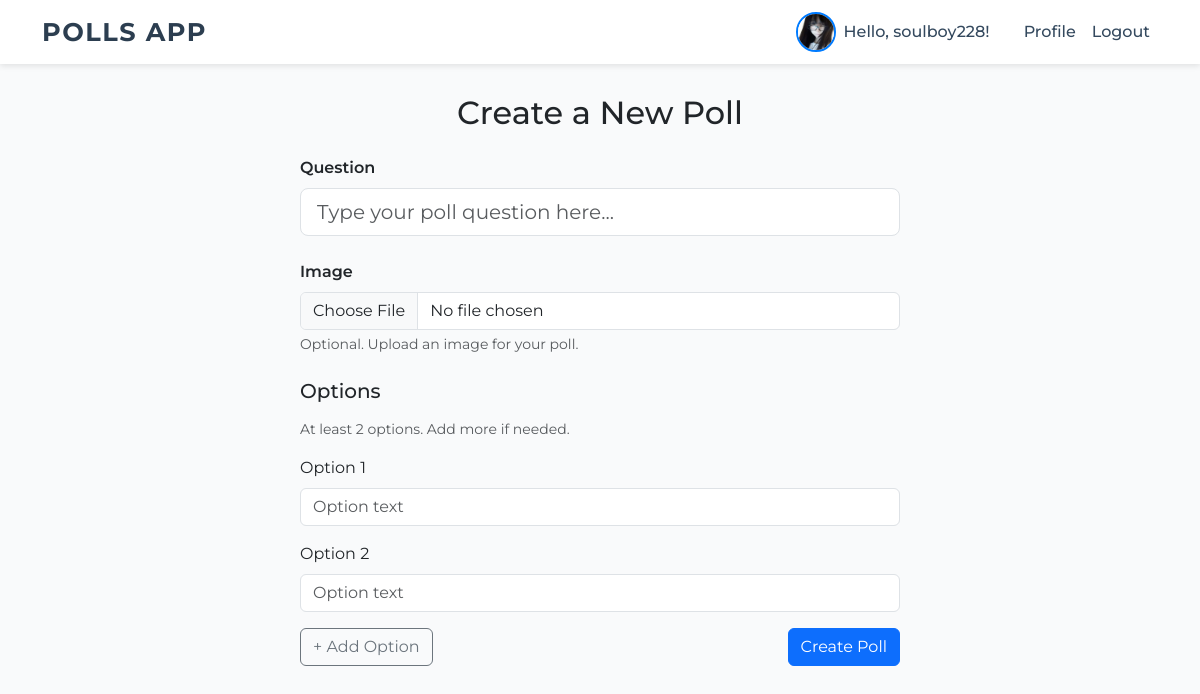
Page /create (signed in) on the committed database.
### app.py (models this page shows, shortened)
class User(UserMixin, db.Model):
    id = db.Column(db.Integer, primary_key=True)
    username = db.Column(db.String(150), unique=True, nullable=False)
    password_hash = db.Column(db.String(256), nullable=False)
    is_admin = db.Column(db.Boolean, default=False)
    avatar_filename = db.Column(db.String(300), nullable=True)
    votes = db.relationship('Vote', backref='user', lazy=True)

### app.py (the view, shortened to what this page needs)
@app.route('/create', methods=['GET', 'POST'])
@login_required
def create_poll():
    form = PollForm()
    if len(form.options) == 0:
        for _ in range(2):
            form.options.append_entry()
    return render_template('create_poll.html', form=form)

### app.py
class PollForm(FlaskForm):
    question = StringField('Question', validators=[DataRequired(), Length(max=500)])
    image = FileField('Image', validators=[FileAllowed(ALLOWED_EXTENSIONS, 'Images only!')])
    options = FieldList(StringField('Option', validators=[DataRequired(), Length(max=200)]), min_entries=2)
    submit = SubmitField('Create Poll')

### app.py (called while the page is built)
@login_manager.user_loader
def load_user(user_id):
    return User.query.get(int(user_id))

### templates/create_poll.html (shortened to what this page needs)
{% extends "layout.html" %}
{% block content %}
<div class="mx-auto" style="max-width: 600px;">
  <h2 class="mb-4 text-center">Create a New Poll</h2>
  <form method="POST" enctype="multipart/form-data" novalidate>
    <div class="mb-4">
      {{ form.question.label(class="form-label fw-semibold") }}
      {{ form.question(class="form-control form-control-lg", placeholder="Type your poll question here...") }}
    </div>
    <div class="mb-4">
      {{ form.image.label(class="form-label fw-semibold") }}
      {{ form.image(class="form-control") }}
      <div class="form-text">Optional. Upload an image for your poll.</div>
    </div>
    <h5 class="mb-3">Options</h5>
    <small class="text-muted d-block mb-3">At least 2 options. Add more if needed.</small>
    {% for option in form.options %}
      <div class="mb-3">
        <label class="form-label">Option {{ loop.index }}</label>
        {{ option(class="form-control", placeholder="Option text") }}
      </div>
    {% endfor %}
    <div class="d-flex justify-content-between">
      <button type="submit" name="add_option" class="btn btn-outline-secondary">+ Add Option</button>
      <button type="submit" name="submit" class="btn btn-primary">Create Poll</button>
    </div>
  </form>
</div>
{% endblock %}

### templates/layout.html (shortened to what this page needs)
<!doctype html>
<html lang="en">
<head>
  <link href="https://cdn.jsdelivr.net/npm/bootstrap@5.3.0/dist/css/bootstrap.min.css" rel="stylesheet" />
</head>
<body>
<nav class="navbar fixed-top navbar-expand-lg">
  <div class="container">
    <a class="navbar-brand" href="{{ url_for('index') }}">Polls App</a>
    <div class="collapse navbar-collapse justify-content-end" id="navbarNav">
      <ul class="navbar-nav align-items-center">
        {% if current_user.is_authenticated %}
          <li class="nav-item d-flex align-items-center me-3">
            {% if current_user.avatar_filename %}
              <img src="{{ url_for('static', filename='uploads/' ~ current_user.avatar_filename) }}" alt="Avatar"
                   class="avatar" title="{{ current_user.username }}">
            {% endif %}
            <span class="navbar-text">Hello, {{ current_user.username }}!</span>
          </li>
          <li class="nav-item">
            <a class="nav-link" href="{{ url_for('profile') }}">Profile</a>
          </li>
          <li class="nav-item">
            <a class="nav-link" href="{{ url_for('logout') }}">Logout</a>
          </li>
        {% endif %}
      </ul>
    </div>
  </div>
</nav>
<div class="container mt-4">
  {% block content %}{% endblock %}
</div>
</body>
</html>

### templates/layout.html (style rules this page uses)
body { padding-top: 70px; font-family: 'Montserrat', sans-serif; background-color: #f9fafb; }
.navbar-brand { font-weight: 700; font-size: 1.6rem; letter-spacing: 1.5px; color: #2c3e50 !important; text-transform: uppercase; }
.navbar { background-color: #ffffff !important; box-shadow: 0 2px 6px rgba(0,0,0,0.1); }
.nav-link { font-weight: 500; color: #34495e !important; transition: color 0.3s ease; }
.navbar-text { color: #34495e; font-weight: 500; margin-right: 10px; }
.avatar { width: 40px; height: 40px; object-fit: cover; border-radius: 50%; border: 2px solid #007bff; margin-right: 8px; transition: transform 0.3s ease; }

### rows in the picture
User: avatar_filename (picture), username "soulboy228"
